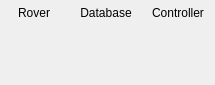
<?xml version="1.0" encoding="UTF-8"?>
<ui version="4.0">
 <class>Form</class>
 <widget class="QWidget" name="Form">
  <property name="geometry">
   <rect>
    <x>0</x>
    <y>0</y>
    <width>215</width>
    <height>85</height>
   </rect>
  </property>
  <property name="maximumSize">
   <size>
    <width>215</width>
    <height>85</height>
   </size>
  </property>
  <property name="windowTitle">
   <string>Form</string>
  </property>
  <layout class="QGridLayout" name="grid_main">
   <property name="leftMargin">
    <number>0</number>
   </property>
   <property name="topMargin">
    <number>0</number>
   </property>
   <property name="rightMargin">
    <number>0</number>
   </property>
   <property name="bottomMargin">
    <number>0</number>
   </property>
   <property name="horizontalSpacing">
    <number>6</number>
   </property>
   <property name="verticalSpacing">
    <number>0</number>
   </property>
   <item row="0" column="0">
    <widget class="QLabel" name="label_communication">
     <property name="maximumSize">
      <size>
       <width>64</width>
       <height>25</height>
      </size>
     </property>
     <property name="text">
      <string>Rover</string>
     </property>
     <property name="alignment">
      <set>Qt::AlignCenter</set>
     </property>
    </widget>
   </item>
   <item row="1" column="0">
    <widget class="QLabel" name="label_rover_status">
     <property name="maximumSize">
      <size>
       <width>64</width>
       <height>64</height>
      </size>
     </property>
     <property name="text">
      <string/>
     </property>
     <property name="scaledContents">
      <bool>true</bool>
     </property>
    </widget>
   </item>
   <item row="1" column="1">
    <widget class="QLabel" name="label_database_status">
     <property name="maximumSize">
      <size>
       <width>64</width>
       <height>64</height>
      </size>
     </property>
     <property name="text">
      <string/>
     </property>
     <property name="scaledContents">
      <bool>true</bool>
     </property>
    </widget>
   </item>
   <item row="1" column="2">
    <widget class="QLabel" name="label_controller_status">
     <property name="maximumSize">
      <size>
       <width>64</width>
       <height>64</height>
      </size>
     </property>
     <property name="text">
      <string/>
     </property>
     <property name="scaledContents">
      <bool>true</bool>
     </property>
    </widget>
   </item>
   <item row="0" column="2">
    <widget class="QLabel" name="label_controller">
     <property name="maximumSize">
      <size>
       <width>64</width>
       <height>25</height>
      </size>
     </property>
     <property name="text">
      <string>Controller</string>
     </property>
     <property name="alignment">
      <set>Qt::AlignCenter</set>
     </property>
    </widget>
   </item>
   <item row="0" column="1">
    <widget class="QLabel" name="label_database">
     <property name="maximumSize">
      <size>
       <width>64</width>
       <height>25</height>
      </size>
     </property>
     <property name="text">
      <string>Database</string>
     </property>
     <property name="alignment">
      <set>Qt::AlignCenter</set>
     </property>
    </widget>
   </item>
  </layout>
 </widget>
 <resources/>
 <connections/>
</ui>
